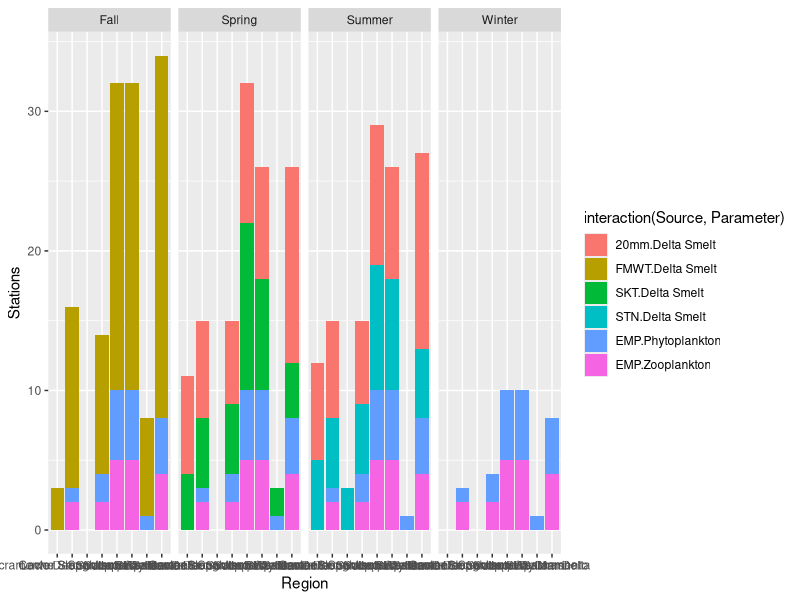

This figure's R source:
## ---- chunk 1
require(tidyverse)
require(readxl)
## ---- chunk 2
d<-read_excel("Metadata figure.xlsx")
## ---- chunk 3
ggplot(filter(d, !is.na(Stations)), aes(x=Region, y=Stations, fill=interaction(Source, Parameter)))+
  geom_bar(stat="identity")+
  facet_grid(~Season)
